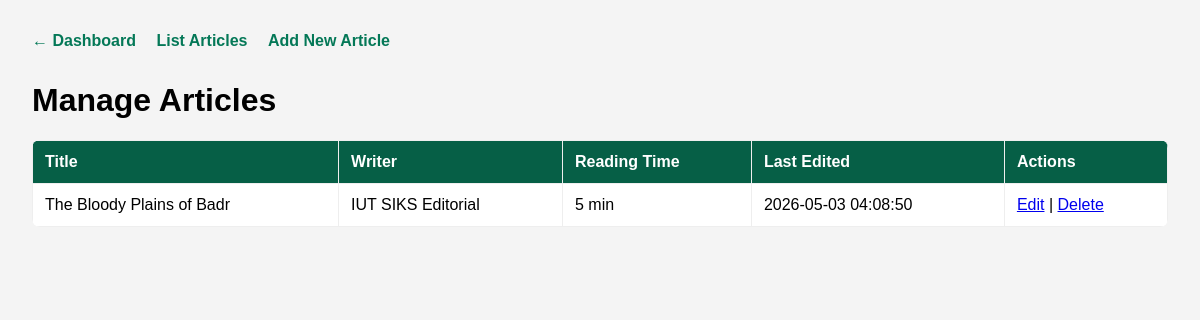
/admin/manage_articles.php (signed in), run on the app's committed database.
### tables this page shows
CREATE TABLE IF NOT EXISTS articles (
    id INT AUTO_INCREMENT PRIMARY KEY,
    title VARCHAR(255) NOT NULL,
    slug VARCHAR(255) UNIQUE,
    writer VARCHAR(100) NOT NULL,
    description LONGTEXT,
    cover_image VARCHAR(255),
    reading_time INT DEFAULT 1,
    last_edited TIMESTAMP DEFAULT CURRENT_TIMESTAMP ON UPDATE CURRENT_TIMESTAMP
);

### admin/manage_articles.php (the view, shortened to what this page needs)
<?php
require_once 'auth.php';
$mode = $_GET['mode'] ?? 'list';
$edit_id = $_GET['id'] ?? null;
$articles = [];
if ($mode === 'list') {
    $stmt = $pdo->query("SELECT * FROM articles ORDER BY last_edited DESC");
    $articles = $stmt->fetchAll();
} elseif ($edit_id) {
    $stmt = $pdo->prepare("SELECT * FROM articles WHERE id = ?");
    $stmt->execute([$edit_id]);
    $article = $stmt->fetch();
}
?>
<!DOCTYPE html>
<html lang="en">
<head>
</head>
<body>
    <div class="nav">
        <a href="index.php">&larr; Dashboard</a>
        <a href="manage_articles.php">List Articles</a>
        <a href="manage_articles.php?mode=add">Add New Article</a>
    </div>
    <h1>Manage Articles</h1>
    <?php if ($mode === 'list'): ?>
        <table>
            <thead>
                <tr>
                    <th>Title</th>
                    <th>Writer</th>
                    <th>Reading Time</th>
                    <th>Last Edited</th>
                    <th>Actions</th>
                </tr>
            </thead>
            <tbody>
                <?php foreach ($articles as $a): ?>
                    <tr>
                        <td>
                            <?php echo htmlspecialchars($a['title']); ?>
                        </td>
                        <td><?php echo htmlspecialchars($a['writer']); ?></td>
                        <td><?php echo $a['reading_time'] ?? '?'; ?> min</td>
                        <td><?php echo $a['last_edited']; ?></td>
                        <td>
                            <a href="manage_articles.php?mode=edit&id=<?php echo $a['id']; ?>">Edit</a> |
                            <a href="manage_articles.php?delete=<?php echo $a['id']; ?>" onclick="return confirm('Are you sure?')">Delete</a>
                        </td>
                    </tr>
                <?php endforeach; ?>
            </tbody>
        </table>
    <?php endif; ?>
</body>
</html>

### admin/manage_articles.php (style rules this page uses)
body { font-family: sans-serif; margin: 2rem; background: #f4f4f4; }
.nav { margin-bottom: 2rem; }
.nav a { margin-right: 1rem; text-decoration: none; color: #047857; font-weight: bold; }
table { width: 100%; border-collapse: collapse; background: white; margin-top: 1rem; border-radius: 8px; overflow: hidden; }
th, td { padding: 0.75rem; border: 1px solid #eee; text-align: left; }
th { background: #065f46; color: white; }

### data on the page
articles: title "The Bloody Plains of Badr", writer "IUT SIKS Editorial", reading_time "5", last_edited "2026-05-03 04:08:50"
